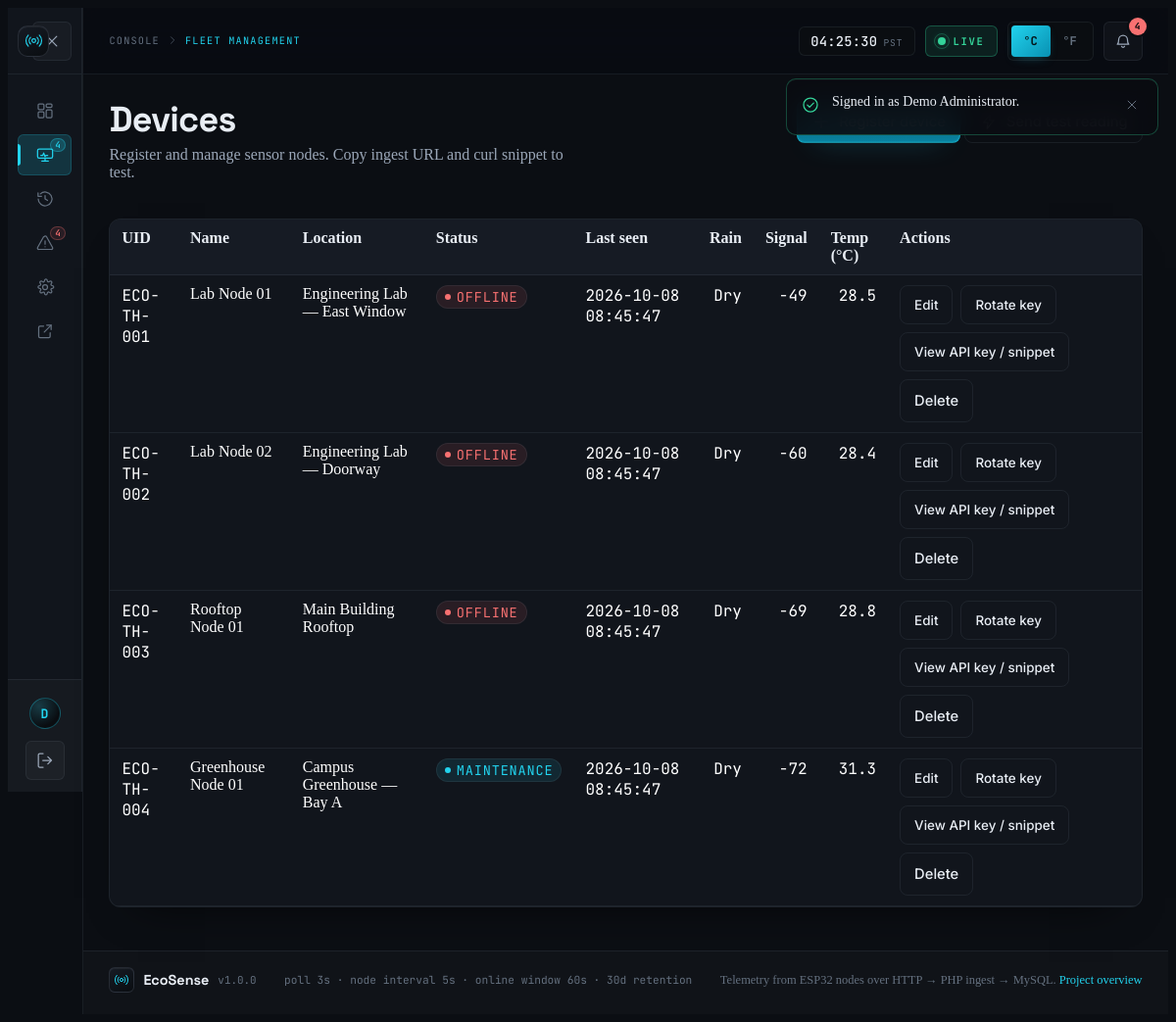
The app's page /devices.php (signed in) with its own data.
### tables this page shows
CREATE TABLE `users` (
  `id` INT UNSIGNED NOT NULL AUTO_INCREMENT,
  `name` VARCHAR(120) NOT NULL,
  `email` VARCHAR(190) NOT NULL,
  `password_hash` VARCHAR(255) NOT NULL,
  `role` VARCHAR(20) NOT NULL DEFAULT 'viewer',
  `created_at` DATETIME NOT NULL DEFAULT CURRENT_TIMESTAMP,
  PRIMARY KEY (`id`),
  UNIQUE KEY `uq_users_email` (`email`),
  KEY `idx_users_role` (`role`)
);

CREATE TABLE `devices` (
  `id` INT UNSIGNED NOT NULL AUTO_INCREMENT,
  `device_uid` VARCHAR(40) NOT NULL,
  `name` VARCHAR(120) NOT NULL,
  `location` VARCHAR(160) DEFAULT NULL,
  `api_key` CHAR(64) NOT NULL,
  `firmware` VARCHAR(40) NOT NULL DEFAULT 'unknown',
  `status` VARCHAR(20) NOT NULL DEFAULT 'offline',
  `last_seen_at` DATETIME DEFAULT NULL,
  `created_at` DATETIME NOT NULL DEFAULT CURRENT_TIMESTAMP,
  PRIMARY KEY (`id`),
  UNIQUE KEY `uq_devices_uid` (`device_uid`),
  UNIQUE KEY `uq_devices_key` (`api_key`),
  KEY `idx_devices_status` (`status`),
  KEY `idx_devices_seen` (`last_seen_at`)
);

CREATE TABLE `readings` (
  `id` BIGINT UNSIGNED NOT NULL AUTO_INCREMENT,
  `device_id` INT UNSIGNED NOT NULL,
  `recorded_at` DATETIME NOT NULL,
  `temperature_c` DECIMAL(5,2) DEFAULT NULL,
  `humidity_pct` DECIMAL(5,2) DEFAULT NULL,
  `rain_raw` SMALLINT UNSIGNED DEFAULT NULL,
  `rain_detected` TINYINT UNSIGNED DEFAULT NULL COMMENT '1 = wet, 0 = dry, NULL = no digital reading',
  `pressure_hpa` DECIMAL(7,2) DEFAULT NULL,
  `heat_index_c` DECIMAL(5,2) DEFAULT NULL,
  `lux` DECIMAL(8,2) DEFAULT NULL,
  `battery_pct` TINYINT UNSIGNED DEFAULT NULL,
  `signal_dbm` SMALLINT DEFAULT NULL,
  PRIMARY KEY (`id`),
  KEY `idx_readings_device_time` (`device_id`, `recorded_at`),
  KEY `idx_readings_time` (`recorded_at`),
  CONSTRAINT `fk_readings_device` FOREIGN KEY (`device_id`)
    REFERENCES `devices` (`id`) ON DELETE CASCADE ON UPDATE CASCADE
);

### includes/db.php (called while the page is built, shortened)
<?php
function db()
{
    static $pdo   = null;
    if ($pdo !== null) {
        return $pdo;
    }
    $dsn = sprintf('mysql:host=%s;port=%s;dbname=%s;charset=%s', DB_HOST, DB_PORT, DB_NAME, DB_CHARSET);
    try {
        $pdo = new PDO($dsn, DB_USER, DB_PASS, [
            PDO::ATTR_ERRMODE            => PDO::ERRMODE_EXCEPTION,
            PDO::ATTR_DEFAULT_FETCH_MODE => PDO::FETCH_ASSOC,
            PDO::ATTR_EMULATE_PREPARES   => false,
            PDO::ATTR_STRINGIFY_FETCHES  => false,
        ]);
        $offset = (new DateTimeImmutable())->format('P');
        $pdo->exec('SET time_zone = ' . $pdo->quote($offset));
    } catch (PDOException $e) {
        $pdo = null;
        db_set_error($e->getMessage());
    }
    return $pdo;
}
function db_available()
{
    return db() instanceof PDO;
}
function db_query($sql, array $params = [])
{
    $pdo = db();
    try {
        $stmt = $pdo->prepare($sql);
        $stmt->execute($params);
        return $stmt;
    } catch (PDOException $e) {
        db_set_error($e->getMessage());
        return false;
    }
}
function db_all($sql, array $params = [])
{
    $stmt = db_query($sql, $params);
    return $stmt === false ? [] : $stmt->fetchAll();
}
function db_one($sql, array $params = [])
{
    $stmt = db_query($sql, $params);
    $row = $stmt->fetch();
    return $row === false ? null : $row;
}
function db_val($sql, array $params = [], $default = null)
{
    $row = db_one($sql, $params);
    $first = reset($row);
    return $first === false || $first === null ? $default : $first;
}
function setting($key, $default = null)
{
    $value = db_val('SELECT `value` FROM settings WHERE `key` = ? LIMIT 1', [$key]);
    return $value === null ? $default : $value;
}

### includes/auth.php (called while the page is built, shortened)
<?php
require_once __DIR__ . '/functions.php';
require_once __DIR__ . '/db.php';
function current_user()
{
    static $cached = false;
    static $user   = null;
    if ($cached) {
        return $user;
    }
    $cached = true;
    $id = isset($_SESSION['user_id']) ? (int) $_SESSION['user_id'] : 0;
    $row = db_one('SELECT id, name, email, role FROM users WHERE id = ? LIMIT 1', [$id]);
    $row['id']   = (int) $row['id'];
    $row['role'] = strtolower((string) $row['role']);
    $user        = $row;
    return $user;
}
function is_logged_in()
{
    return current_user() !== null;
}
function user_initial($name = null)
{
    $name = $name === null ? (current_user()['name'] ?? '') : $name;
    $name = trim((string) $name);
    $first = preg_split('/\s+/u', $name);
    $out   = mb_substr((string) ($first[0] ?? '?'), 0, 1);
    return mb_strtoupper($out);
}
function user_has_role($roles)
{
    $user = current_user();
    $allowed = is_array($roles) ? $roles : [$roles];
    foreach ($allowed as $role) {
        if (strtolower(trim((string) $role)) === $user['role']) {
            return true;
        }
    }
    return false;
}
function require_login($returnTo = null)
{
    if (is_logged_in()) {
        return;
    }
}

### devices.php (the view, shortened to what this page needs)
<?php
require_once __DIR__ . '/includes/auth.php';
require_login();
$canManageDevices = user_has_role('admin');
$ecoNavKey = 'devices';
$ecoCrumb = 'Fleet management';
$devices = db_all('SELECT * FROM devices ORDER BY device_uid ASC');
require __DIR__ . '/includes/header.php';
?>
<main id="main" class="main">
  <div class="page-head">
    <div class="page-head__title">
      <h1 class="h1">Devices</h1>
      <p class="lede">Register and manage sensor nodes. Copy ingest URL and curl snippet to test.</p>
    </div>
    <div class="page-head__actions">
      <?php if ($canManageDevices): ?><button type="button" class="btn btn--primary" data-modal-open="modalDeviceCreate"><?= icon('plus') ?> Register device</button><?php endif; ?>
      <button type="button" class="btn btn--ghost" data-simulate><?= icon('zap') ?> Send test reading</button>
    </div>
  </div>
  <div class="card">
    <div class="table-wrap">
      <table class="table">
        <thead>
          <tr>
            <th>UID</th>
            <th>Name</th>
            <th>Location</th>
            <th>Status</th>
            <th>Last seen</th>
            <th>Rain</th>
            <th>Signal</th>
            <th>Temp (°C)</th>
            <th>Actions</th>
          </tr>
        </thead>
        <tbody>
        <?php foreach ($devices as $dev):
          $devId = (int)$dev['id'];
          $lastSeen = $dev['last_seen_at'] ?? null;
          $status = device_status_from_last_seen($lastSeen);
          if ($dev['status'] === 'maintenance') $status = 'maintenance';
          $latest = db_one('SELECT temperature_c, rain_detected, signal_dbm, recorded_at FROM readings WHERE device_id = ? ORDER BY recorded_at DESC, id DESC LIMIT 1', [$devId]);
          $temp = $latest['temperature_c'] ?? null;
          $rain = $latest['rain_detected'] ?? null;
          $sig = $latest['signal_dbm'] ?? null;
          $ls = $latest['recorded_at'] ?? $lastSeen;
        ?>
          <tr>
            <td class="mono wrap"><?= e($dev['device_uid']) ?></td>
            <td><?= e($dev['name']) ?></td>
            <td><?= e($dev['location'] ?? '') ?></td>
            <td><?= status_badge($status) ?></td>
            <td class="mono"><?= e($ls ?? '') ?></td>
            <td class="mono num"><?= $rain !== null ? ((int)$rain === 1 ? 'Wet' : 'Dry') : '—' ?></td>
            <td class="mono num"><?= $sig !== null ? e((string)$sig) : '—' ?></td>
            <td class="mono num"><?= $temp !== null ? e(number_format((float)$temp,1,'.','')) : '—' ?></td>
            <td class="actions">
              <?php if ($canManageDevices): ?>
              <button class="btn btn--ghost btn--sm" data-edit-device='<?= e(json_encode(['id'=>$devId,'device_uid'=>$dev['device_uid'],'name'=>$dev['name'],'location'=>$dev['location'],'firmware'=>$dev['firmware'],'api_key'=>$dev['api_key']])) ?>'>Edit</button>
              <button class="btn btn--ghost btn--sm" data-rotate-device="<?= $devId ?>">Rotate key</button>
              <button class="btn btn--ghost btn--sm" data-copy-snippet='<?= e(json_encode(['device_uid'=>$dev['device_uid'],'api_key'=>$dev['api_key']])) ?>'>View API key / snippet</button>
              <form method="post" style="display:inline" onsubmit="return confirm('Delete device?')">
                <button type="submit" class="btn btn--ghost">Delete</button>
              </form>
              <?php else: ?><span class="text-lo">Read only</span><?php endif; ?>
            </td>
          </tr>
        <?php endforeach; ?>
        </tbody>
      </table>
    </div>
  </div>
</main>
<?php require __DIR__ . '/includes/footer.php'; ?>

### includes/header.php (shortened to what this page needs)
<?php
require_once __DIR__ . '/auth.php';
$ecoCrumb   = isset($ecoCrumb) ? (string) $ecoCrumb : '';
$ecoNavKey  = isset($ecoNavKey) && $ecoNavKey !== '' ? (string) $ecoNavKey : (string) ($_SERVER['SCRIPT_NAME'] ?? 'dashboard.php');
$ecoNavKey  = pathinfo($ecoNavKey, PATHINFO_FILENAME);
$ecoUser = current_user();
$ecoUnitCookie = strtolower((string) ($_COOKIE['eco_unit'] ?? ''));
$ecoUnit = in_array($ecoUnitCookie, ['c', 'f'], true) ? $ecoUnitCookie : preferred_unit();
$ecoDbUp     = db_available();
$ecoUnread   = 0;
$ecoActiveNb = 0;
if ($ecoDbUp) {
    try {
        $ecoUnread   = (int) db_val('SELECT COUNT(*) FROM alerts WHERE acknowledged_at IS NULL', [], 0);
        $ecoActiveNb = (int) db_val('SELECT COUNT(*) FROM devices WHERE status <> "offline"', [], 0);
    } catch (Throwable $ecoDbErr) {
        $ecoDbUp = false;
    }
}
$ecoNav = [
    ['key' => 'dashboard', 'href' => 'dashboard.php', 'label' => 'Dashboard', 'icon' => 'dashboard',           'count' => 0],
    ['key' => 'devices',   'href' => 'devices.php',   'label' => 'Devices',   'icon' => 'devices',             'count' => $ecoActiveNb],
    ['key' => 'history',   'href' => 'history.php',   'label' => 'History',   'icon' => 'history',             'count' => 0],
    ['key' => 'alerts',    'href' => 'alerts.php',    'label' => 'Alerts',    'icon' => 'alert-triangle',     'count' => $ecoUnread, 'alert' => true],
    ['key' => 'settings',  'href' => 'settings.php',  'label' => 'Settings',  'icon' => 'settings',           'count' => 0],
];
$ecoNav = array_values(array_filter($ecoNav, function ($ecoItem) {
    return is_file(BASE_PATH . $ecoItem['href']);
}));
$ecoInitial = user_initial($ecoUser['name'] ?? '');
require __DIR__ . '/head.php';
?>
<div class="shell" data-shell>
  <aside class="sidebar" id="sidebar" data-sidebar aria-label="Primary">
    <div class="sidebar__head">
      <a class="brand" href="<?= e(url('dashboard.php')) ?>">
        <span class="brand__mark" aria-hidden="true"><?= icon('sensor-rings') ?></span>
      </a>
      <button type="button" class="icon-btn sidebar__close" data-nav-close aria-label="Close navigation">
        <?= icon('close') ?>
      </button>
    </div>
    <nav class="nav-list" aria-label="Sections">
      <ul>
      <?php foreach ($ecoNav as $ecoItem):
          $ecoOn = active_nav($ecoItem['key'], $ecoNavKey) === 'active';
      ?>
        <li>
          <a class="nav-item<?= $ecoOn ? ' is-active' : '' ?>" href="<?= e(url($ecoItem['href'])) ?>"
             <?= $ecoOn ? ' aria-current="page"' : '' ?>
             <?= $ecoOn ? 'title="' . e($ecoItem['label']) . '"' : '' ?>>
            <span class="nav-item__icon" aria-hidden="true"><?= icon($ecoItem['icon']) ?></span>
            <?php if ((int) $ecoItem['count'] > 0): ?>
              <span class="nav-item__count<?= !empty($ecoItem['alert']) ? ' is-alert' : '' ?>"><?= e((string) (int) $ecoItem['count']) ?></span>
            <?php endif; ?>
          </a>
        </li>
      <?php endforeach; ?>
      </ul>
      <ul>
        <li>
          <a class="nav-item" href="<?= e(url('index.php')) ?>">
            <span class="nav-item__icon" aria-hidden="true"><?= icon('external') ?></span>
          </a>
        </li>
      </ul>
    </nav>
    <div class="sidebar__foot">
      <div class="user-chip">
        <span class="avatar" aria-hidden="true"><?= e($ecoInitial) ?></span>
      </div>
      <form method="post" action="<?= e(url('logout.php')) ?>" class="user-chip__out">
        <button type="submit" class="icon-btn" aria-label="Sign out of EcoSense">
          <?= icon('logout') ?>
        </button>
      </form>
    </div>
  </aside>
  <div class="shell__main">
    <header class="topbar">
      <div class="topbar__title">
        <nav class="crumbs" aria-label="Breadcrumb">
          <ol>
            <li><a href="<?= e(url('dashboard.php')) ?>">Console</a></li>
            <li class="crumbs__sep" aria-hidden="true"><?= icon('chevron-right', 'ico--xs') ?></li>
            <li><span aria-current="page"><?= e($ecoCrumb) ?></span></li>
          </ol>
        </nav>
      </div>
      <div class="topbar__tools">
        <p class="clock">
          <span class="clock__time mono" data-clock>--:--:--</span>
          <span class="clock__tz"><?= e(date('T')) ?></span>
        </p>
        <span class="live-chip<?= $ecoDbUp ? '' : ' is-off' ?>" data-live-state role="status">
          <span class="live-dot" aria-hidden="true"></span>
          <span class="live-chip__text" data-live-text><?= $ecoDbUp ? 'LIVE' : 'OFFLINE' ?></span>
        </span>
        <div class="unit-toggle" data-unit-toggle>
          <button type="button" class="unit-toggle__btn<?= $ecoUnit === 'c' ? ' is-on' : '' ?>" data-unit-set="c" aria-pressed="<?= $ecoUnit === 'c' ? 'true' : 'false' ?>">°C</button>
          <button type="button" class="unit-toggle__btn<?= $ecoUnit === 'f' ? ' is-on' : '' ?>" data-unit-set="f" aria-pressed="<?= $ecoUnit === 'f' ? 'true' : 'false' ?>">°F</button>
        </div>
        <?php $ecoAlertsPage = is_file(BASE_PATH . 'alerts.php') ? url('alerts.php') : url('dashboard.php') . '#alerts'; ?>
        <a class="icon-btn icon-btn--badged" href="<?= e($ecoAlertsPage) ?>"
           aria-label="Notifications<?= $ecoUnread > 0 ? ', ' . (int) $ecoUnread . ' unread' : ', none unread' ?>">
          <?= icon('bell') ?>
          <?php if ($ecoUnread > 0): ?>
            <span class="badge-dot" aria-hidden="true"><?= $ecoUnread > 99 ? '99+' : e((string) $ecoUnread) ?></span>
          <?php endif; ?>
        </a>
      </div>
    </header>
    <?php require __DIR__ . '/flash.php'; ?>

### includes/functions.php (shortened to what this page needs)
<?php
require_once __DIR__ . '/db.php';
require_once __DIR__ . '/icons.php';
function e($value)
{
    return htmlspecialchars((string) $value, ENT_QUOTES | ENT_SUBSTITUTE, 'UTF-8');
}
function url($path = '')
{
    $path = (string) $path;
    return BASE_URL . ltrim($path, '/');
}
function active_nav($key, $current = null)
{
    $key = strtolower((string) $key);
    $current = strtolower((string) $current);
    return $key === $current ? 'active' : '';
}
function device_status_from_last_seen($lastSeen, $window = null)
{
    $window = $window === null ? (defined('DEVICE_ONLINE_WINDOW') ? DEVICE_ONLINE_WINDOW : 60) : (int) $window;
    $ts = is_numeric($lastSeen) ? (int) $lastSeen : strtotime((string) $lastSeen);
    return (time() - $ts) <= $window ? 'online' : 'offline';
}
function status_badge($status)
{
    $status = strtolower(trim((string) $status));
    $map = [
        'online'      => ['label' => 'Online',      'mod' => 'good'],
        'ok'          => ['label' => 'Online',      'mod' => 'good'],
        'warning'     => ['label' => 'Warning',     'mod' => 'warn'],
        'warn'        => ['label' => 'Warning',     'mod' => 'warn'],
        'critical'    => ['label' => 'Critical',    'mod' => 'crit'],
        'offline'     => ['label' => 'Offline',     'mod' => 'crit'],
        'maintenance' => ['label' => 'Maintenance', 'mod' => 'info'],
        'unknown'     => ['label' => 'Unknown',     'mod' => 'idle'],
    ];
    $entry = $map[$status] ?? ['label' => ucfirst($status ?: 'unknown'), 'mod' => 'idle'];
    return '<span class="badge badge--' . $entry['mod'] . '"><span class="badge__dot" aria-hidden="true"></span>'
        . e($entry['label']) . '</span>';
}
function preferred_unit()
{
    $cookie = $_COOKIE['eco_unit'] ?? null;
    $unit = strtolower((string) setting('unit', defined('UNIT_DEFAULT') ? UNIT_DEFAULT : 'c'));
    return $unit === 'f' ? 'f' : 'c';
}

### records on screen
users: name "D"
devices: device_uid "ECO-TH-001", name "Lab Node 01", location "Engineering Lab — East Window", last_seen_at "OFFLINE", readings.recorded_at "2026-10-08 08:45:47", readings.signal_dbm "-49", readings.temperature_c "28.5"
devices: device_uid "ECO-TH-002", name "Lab Node 02", location "Engineering Lab — Doorway", last_seen_at "OFFLINE", readings.recorded_at "2026-10-08 08:45:47", readings.signal_dbm "-60", readings.temperature_c "28.4"
devices: device_uid "ECO-TH-003", name "Rooftop Node 01", location "Main Building Rooftop", last_seen_at "OFFLINE", readings.recorded_at "2026-10-08 08:45:47", readings.signal_dbm "-69", readings.temperature_c "28.8"
devices: device_uid "ECO-TH-004", name "Greenhouse Node 01", location "Campus Greenhouse — Bay A", status "MAINTENANCE", readings.recorded_at "2026-10-08 08:45:47", readings.signal_dbm "-72", readings.temperature_c "31.3"

### other values on screen
$ecoItem['count'] "4"
$ecoCrumb "FLEET MANAGEMENT"
$ecoUnread "4"
isset($ecoFlash['message']) ? $ecoFlash['message'] : '' "Signed in as Demo Administrator."
APP_NAME "EcoSense"
APP_VERSION "1.0.0"
$ecoPollMs / 1000 "3"
$ecoInterval "5"
$ecoWindow "60"
RETENTION_DAYS "30"
